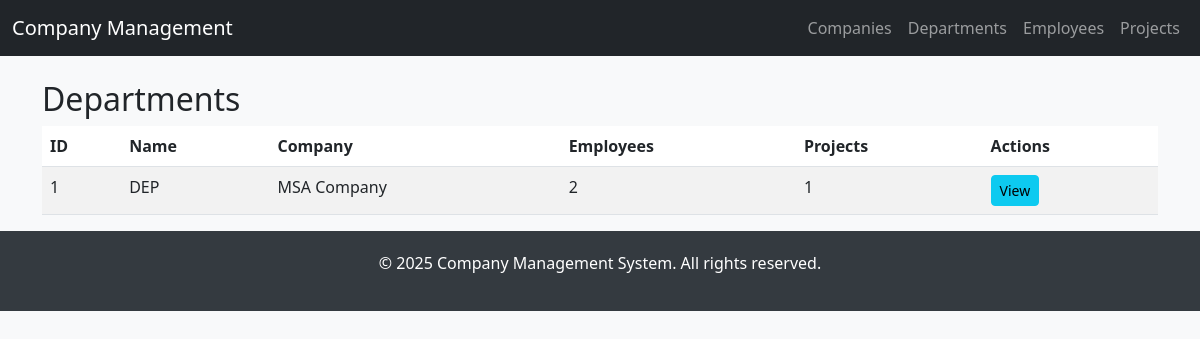
Screenshot of /departments/ with the database file from the repository.
### management/models.py (models this page shows, shortened)
class Department(models.Model):
    company = models.ForeignKey(Company, related_name='departments', on_delete=models.CASCADE)
    name = models.CharField(max_length=255)
    @property
    def employee_count(self):
        return self.employees.count()
    @property
    def project_count(self):
        return self.projects.count()

class Company(models.Model):
    name = models.CharField(max_length=255)

### management/views.py (the view)
# urls.py: path('departments/', views.departments, name='departments'),
def departments(request):
    departments = Department.objects.all()
    return render(request, 'management/departments.html', {'departments': departments})

### management/templates/management/departments.html
{% extends 'management/base.html' %}
{% block content %}
<h2>Departments</h2>
<table class="table table-striped">
    <thead>
        <tr>
            <th>ID</th>
            <th>Name</th>
            <th>Company</th>
            <th>Employees</th>
            <th>Projects</th>
            <th>Actions</th>
        </tr>
    </thead>
    <tbody>
        {% for department in departments %}
        <tr>
            <td>{{ department.id }}</td>
            <td>{{ department.name }}</td>
            <td>{{ department.company.name }}</td>
            <td>{{ department.employee_count }}</td>
            <td>{{ department.project_count }}</td>
            <td>
                <a href="{% url 'department_detail' department.id %}" class="btn btn-info btn-sm">View</a>
            </td>
        </tr>
        {% endfor %}
    </tbody>
</table>
{% endblock %}

### management/templates/management/base.html (style rules this page uses)
body { background-color: #f8f9fa; }

### rows the page displays
Department: id "1", name "DEP", company.name "MSA Company", employee_count "2", project_count "1"
